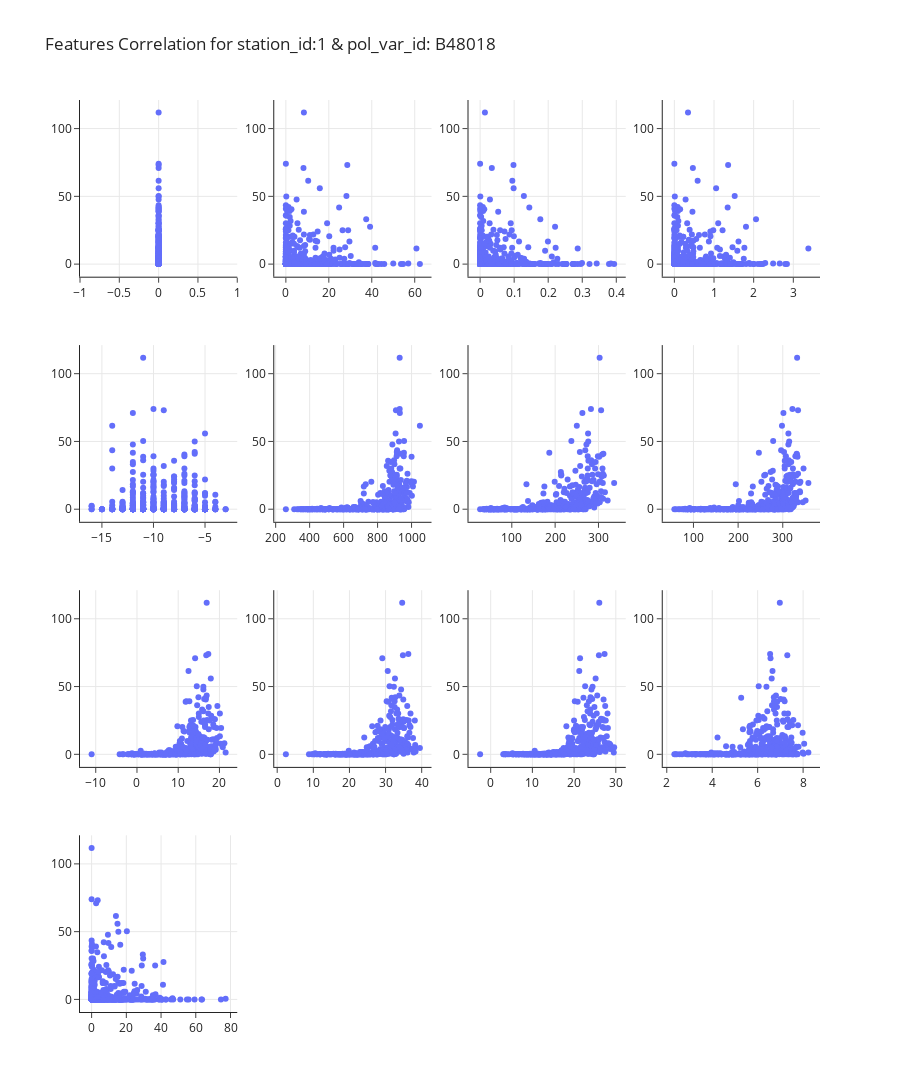

The notebook cell this image was saved under:
### Code cell
n_col = 4
figures = []
for feat in feats:
    figures.append(px.scatter(title=feat,
                              data_frame=df,
                              x=feat, 
                              y='POL_sum',
                              color='pol_var_id',
                              hover_name='pol_var_id'))

fig = make_subplots(rows=int(len(figures)/n_col+1), cols=n_col) 
for i, figure in enumerate(figures):
    for trace in range(len(figure["data"])):
        fig.append_trace(figure["data"][trace], row=int(i/n_col+1), col=int(i%n_col+1))
        fig.update_yaxes(showgrid=True)        
        fig.update_xaxes(showgrid=True)  

fig.update_layout(title_text="Features Correlation for station_id:{} & pol_var_id: {}".format(station_wdgt.value, pol_wdgt.value), 
                  template="simple_white", height=1200)
fig.update_traces(marker=dict(size=6), mode="markers", showlegend=False)
fig.show()

### Figure 1 — Plotly figure (JSON) as saved in the notebook; plotly's stock layout.template omitted (floating-point values rounded to 4 significant figures; data arrays with more than 128 entries replaced by an {"elided": "..."} marker saying what was removed)
{"data": [{"hovertemplate": "<b>%{hovertext}</b><br><br>pol_var_id=B48018<br>B13011_min=%{x}<br>POL_sum=%{y}<extra></extra>", "hovertext": {"elided": "437 str values"}, "legendgroup": "B48018", "marker": {"color": "#636efa", "size": 6, "symbol": "circle"}, "mode": "markers", "name": "B48018", "orientation": "v", "showlegend": false, "type": "scatter", "x": {"elided": "437 int values"}, "xaxis": "x", "y": {"elided": "437 float values"}, "yaxis": "y"}, {"hovertemplate": "<b>%{hovertext}</b><br><br>pol_var_id=B48018<br>B13011_max=%{x}<br>POL_sum=%{y}<extra></extra>", "hovertext": {"elided": "437 str values"}, "legendgroup": "B48018", "marker": {"color": "#636efa", "size": 6, "symbol": "circle"}, "mode": "markers", "name": "B48018", "orientation": "v", "showlegend": false, "type": "scatter", "x": {"elided": "437 float values"}, "xaxis": "x2", "y": {"elided": "437 float values"}, "yaxis": "y2"}, {"hovertemplate": "<b>%{hovertext}</b><br><br>pol_var_id=B48018<br>B13011_mean=%{x}<br>POL_sum=%{y}<extra></extra>", "hovertext": {"elided": "437 str values"}, "legendgroup": "B48018", "marker": {"color": "#636efa", "size": 6, "symbol": "circle"}, "mode": "markers", "name": "B48018", "orientation": "v", "showlegend": false, "type": "scatter", "x": {"elided": "437 float values"}, "xaxis": "x3", "y": {"elided": "437 float values"}, "yaxis": "y3"}, {"hovertemplate": "<b>%{hovertext}</b><br><br>pol_var_id=B48018<br>B13011_std=%{x}<br>POL_sum=%{y}<extra></extra>", "hovertext": {"elided": "437 str values"}, "legendgroup": "B48018", "marker": {"color": "#636efa", "size": 6, "symbol": "circle"}, "mode": "markers", "name": "B48018", "orientation": "v", "showlegend": false, "type": "scatter", "x": {"elided": "437 float values"}, "xaxis": "x4", "y": {"elided": "437 float values"}, "yaxis": "y4"}, {"hovertemplate": "<b>%{hovertext}</b><br><br>pol_var_id=B48018<br>B14198_min=%{x}<br>POL_sum=%{y}<extra></extra>", "hovertext": {"elided": "437 str values"}, "legendgroup": "B48018", "marker": {"color": "#636efa", "size": 6, "symbol": "circle"}, "mode": "markers", "name": "B48018", "orientation": "v", "showlegend": false, "type": "scatter", "x": {"elided": "437 int values"}, "xaxis": "x5", "y": {"elided": "437 float values"}, "yaxis": "y5"}, {"hovertemplate": "<b>%{hovertext}</b><br><br>pol_var_id=B48018<br>B14198_max=%{x}<br>POL_sum=%{y}<extra></extra>", "hovertext": {"elided": "437 str values"}, "legendgroup": "B48018", "marker": {"color": "#636efa", "size": 6, "symbol": "circle"}, "mode": "markers", "name": "B48018", "orientation": "v", "showlegend": false, "type": "scatter", "x": {"elided": "437 int values"}, "xaxis": "x6", "y": {"elided": "437 float values"}, "yaxis": "y6"}, {"hovertemplate": "<b>%{hovertext}</b><br><br>pol_var_id=B48018<br>B14198_mean=%{x}<br>POL_sum=%{y}<extra></extra>", "hovertext": {"elided": "437 str values"}, "legendgroup": "B48018", "marker": {"color": "#636efa", "size": 6, "symbol": "circle"}, "mode": "markers", "name": "B48018", "orientation": "v", "showlegend": false, "type": "scatter", "x": {"elided": "437 float values"}, "xaxis": "x7", "y": {"elided": "437 float values"}, "yaxis": "y7"}, {"hovertemplate": "<b>%{hovertext}</b><br><br>pol_var_id=B48018<br>B14198_std=%{x}<br>POL_sum=%{y}<extra></extra>", "hovertext": {"elided": "437 str values"}, "legendgroup": "B48018", "marker": {"color": "#636efa", "size": 6, "symbol": "circle"}, "mode": "markers", "name": "B48018", "orientation": "v", "showlegend": false, "type": "scatter", "x": {"elided": "437 float values"}, "xaxis": "x8", "y": {"elided": "437 float values"}, "yaxis": "y8"}, {"hovertemplate": "<b>%{hovertext}</b><br><br>pol_var_id=B48018<br>TEMP_min=%{x}<br>POL_sum=%{y}<extra></extra>", "hovertext": {"elided": "437 str values"}, "legendgroup": "B48018", "marker": {"color": "#636efa", "size": 6, "symbol": "circle"}, "mode": "markers", "name": "B48018", "orientation": "v", "showlegend": false, "type": "scatter", "x": {"elided": "437 float values"}, "xaxis": "x9", "y": {"elided": "437 float values"}, "yaxis": "y9"}, {"hovertemplate": "<b>%{hovertext}</b><br><br>pol_var_id=B48018<br>TEMP_max=%{x}<br>POL_sum=%{y}<extra></extra>", "hovertext": {"elided": "437 str values"}, "legendgroup": "B48018", "marker": {"color": "#636efa", "size": 6, "symbol": "circle"}, "mode": "markers", "name": "B48018", "orientation": "v", "showlegend": false, "type": "scatter", "x": {"elided": "437 float values"}, "xaxis": "x10", "y": {"elided": "437 float values"}, "yaxis": "y10"}, {"hovertemplate": "<b>%{hovertext}</b><br><br>pol_var_id=B48018<br>TEMP_mean=%{x}<br>POL_sum=%{y}<extra></extra>", "hovertext": {"elided": "437 str values"}, "legendgroup": "B48018", "marker": {"color": "#636efa", "size": 6, "symbol": "circle"}, "mode": "markers", "name": "B48018", "orientation": "v", "showlegend": false, "type": "scatter", "x": {"elided": "437 float values"}, "xaxis": "x11", "y": {"elided": "437 float values"}, "yaxis": "y11"}, {"hovertemplate": "<b>%{hovertext}</b><br><br>pol_var_id=B48018<br>TEMP_std=%{x}<br>POL_sum=%{y}<extra></extra>", "hovertext": {"elided": "437 str values"}, "legendgroup": "B48018", "marker": {"color": "#636efa", "size": 6, "symbol": "circle"}, "mode": "markers", "name": "B48018", "orientation": "v", "showlegend": false, "type": "scatter", "x": {"elided": "437 float values"}, "xaxis": "x12", "y": {"elided": "437 float values"}, "yaxis": "y12"}, {"hovertemplate": "<b>%{hovertext}</b><br><br>pol_var_id=B48018<br>PREC=%{x}<br>POL_sum=%{y}<extra></extra>", "hovertext": {"elided": "437 str values"}, "legendgroup": "B48018", "marker": {"color": "#636efa", "size": 6, "symbol": "circle"}, "mode": "markers", "name": "B48018", "orientation": "v", "showlegend": false, "type": "scatter", "x": {"elided": "437 float values"}, "xaxis": "x13", "y": {"elided": "437 float values"}, "yaxis": "y13"}], "layout": {"height": 1200, "title": {"text": "Features Correlation for station_id:1 & pol_var_id: B48018"}, "xaxis": {"anchor": "y", "domain": [0, 0.2125], "showgrid": true}, "xaxis10": {"anchor": "y10", "domain": [0.2625, 0.475], "showgrid": true}, "xaxis11": {"anchor": "y11", "domain": [0.525, 0.7375], "showgrid": true}, "xaxis12": {"anchor": "y12", "domain": [0.7875, 1], "showgrid": true}, "xaxis13": {"anchor": "y13", "domain": [0, 0.2125], "showgrid": true}, "xaxis14": {"anchor": "y14", "domain": [0.2625, 0.475], "showgrid": true}, "xaxis15": {"anchor": "y15", "domain": [0.525, 0.7375], "showgrid": true}, "xaxis16": {"anchor": "y16", "domain": [0.7875, 1], "showgrid": true}, "xaxis2": {"anchor": "y2", "domain": [0.2625, 0.475], "showgrid": true}, "xaxis3": {"anchor": "y3", "domain": [0.525, 0.7375], "showgrid": true}, "xaxis4": {"anchor": "y4", "domain": [0.7875, 1], "showgrid": true}, "xaxis5": {"anchor": "y5", "domain": [0, 0.2125], "showgrid": true}, "xaxis6": {"anchor": "y6", "domain": [0.2625, 0.475], "showgrid": true}, "xaxis7": {"anchor": "y7", "domain": [0.525, 0.7375], "showgrid": true}, "xaxis8": {"anchor": "y8", "domain": [0.7875, 1], "showgrid": true}, "xaxis9": {"anchor": "y9", "domain": [0, 0.2125], "showgrid": true}, "yaxis": {"anchor": "x", "domain": [0.8063, 1], "showgrid": true}, "yaxis10": {"anchor": "x10", "domain": [0.2687, 0.4625], "showgrid": true}, "yaxis11": {"anchor": "x11", "domain": [0.2687, 0.4625], "showgrid": true}, "yaxis12": {"anchor": "x12", "domain": [0.2687, 0.4625], "showgrid": true}, "yaxis13": {"anchor": "x13", "domain": [0, 0.1938], "showgrid": true}, "yaxis14": {"anchor": "x14", "domain": [0, 0.1938], "showgrid": true}, "yaxis15": {"anchor": "x15", "domain": [0, 0.1938], "showgrid": true}, "yaxis16": {"anchor": "x16", "domain": [0, 0.1938], "showgrid": true}, "yaxis2": {"anchor": "x2", "domain": [0.8063, 1], "showgrid": true}, "yaxis3": {"anchor": "x3", "domain": [0.8063, 1], "showgrid": true}, "yaxis4": {"anchor": "x4", "domain": [0.8063, 1], "showgrid": true}, "yaxis5": {"anchor": "x5", "domain": [0.5375, 0.7312], "showgrid": true}, "yaxis6": {"anchor": "x6", "domain": [0.5375, 0.7312], "showgrid": true}, "yaxis7": {"anchor": "x7", "domain": [0.5375, 0.7312], "showgrid": true}, "yaxis8": {"anchor": "x8", "domain": [0.5375, 0.7312], "showgrid": true}, "yaxis9": {"anchor": "x9", "domain": [0.2687, 0.4625], "showgrid": true}}}
